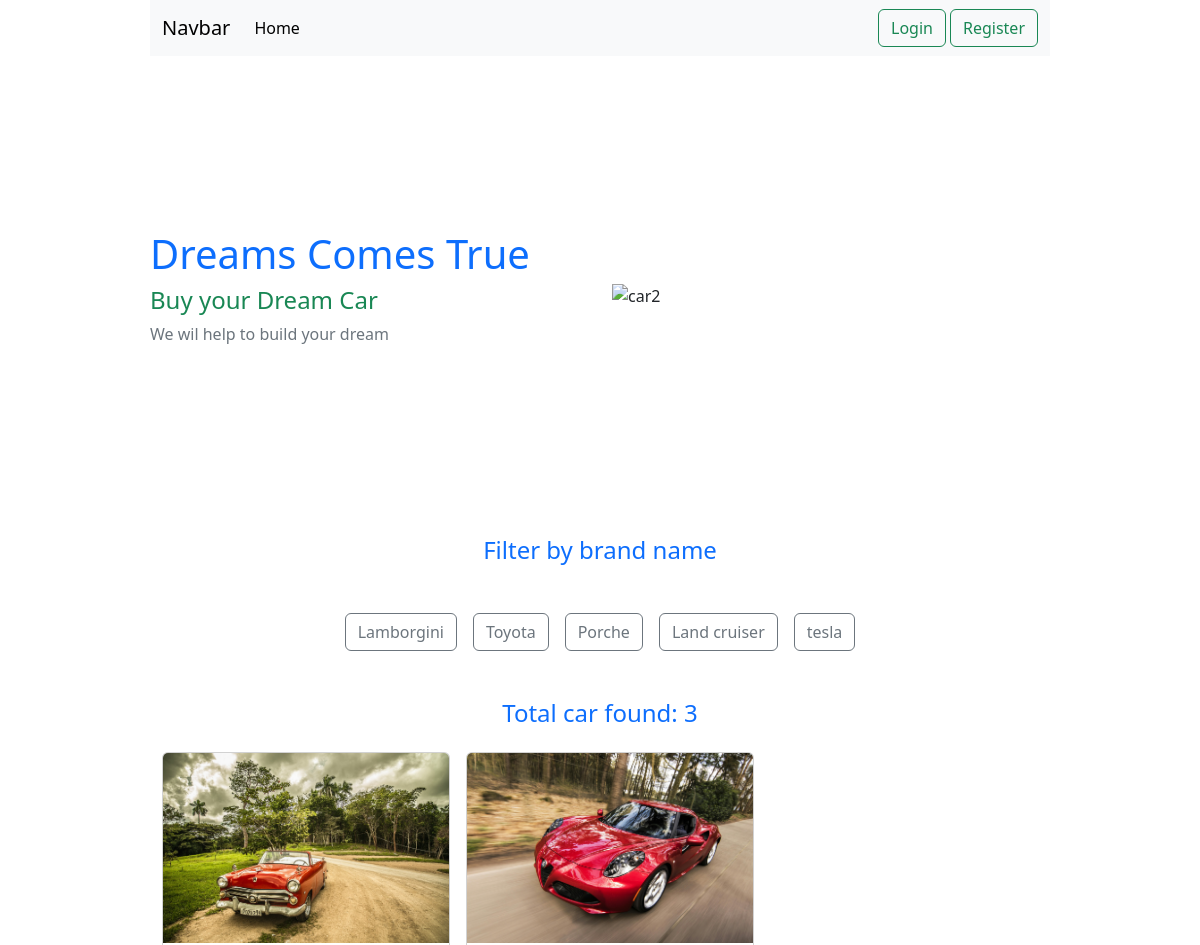
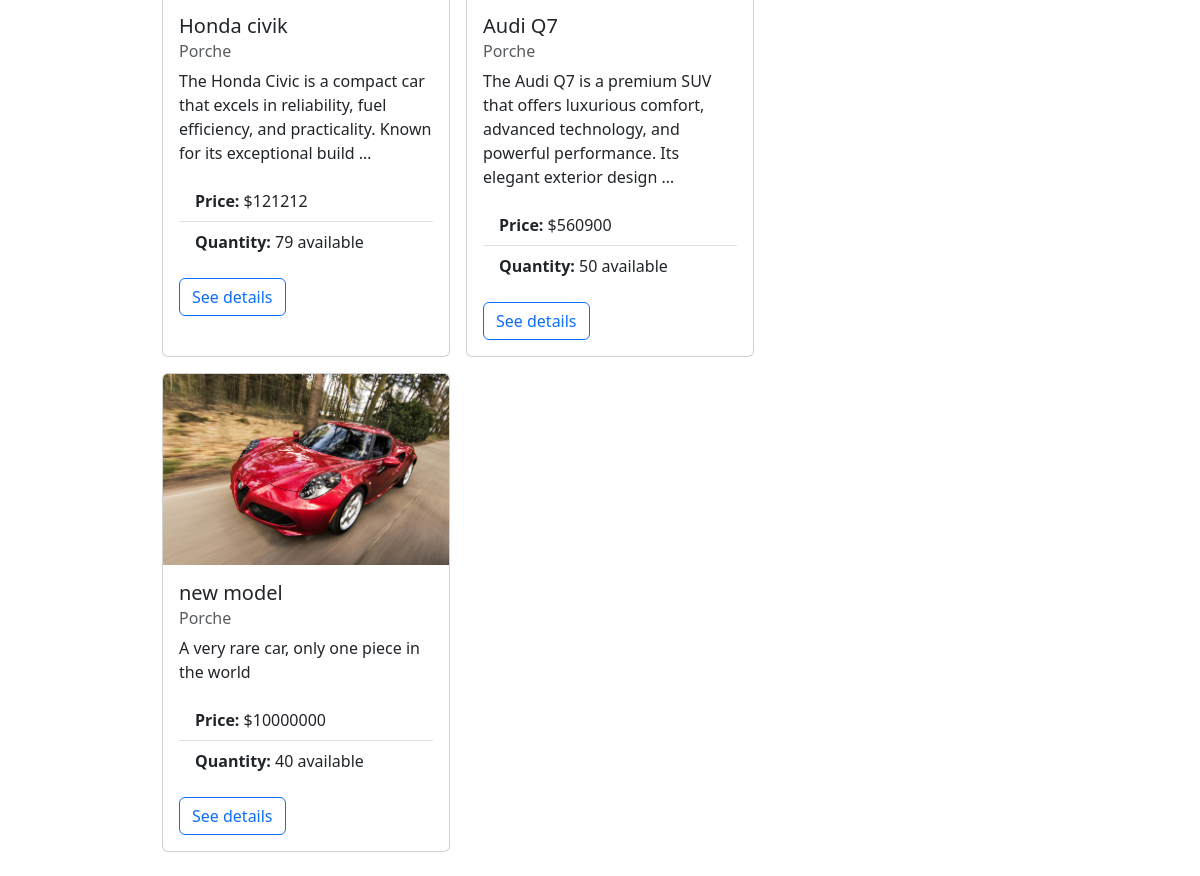
The app's page /Porche/ with its own data (2 pictures, top to bottom).
### brand/models.py (models this page shows, shortened)
class BrandModel(models.Model):
    name = models.CharField(max_length=50)

### car/models.py (models this page shows, shortened)
class CarModel(models.Model):
    name = models.CharField(max_length=50)
    image=models.ImageField( upload_to='car/media/cars/')
    description = models.TextField()
    quantity = models.PositiveSmallIntegerField()
    price = models.IntegerField()
    brand = models.ForeignKey(BrandModel, on_delete=models.CASCADE)

### Motor_Mall/views.py (the view)
# urls.py: 2. Add a URL to urlpatterns:  path('', views.home, name='home')
def home(request,brand_name = None):
    cars = CarModel.objects.all()
    brands = BrandModel.objects.all()
    if brand_name is not None:
        brands2 = BrandModel.objects.get(name= brand_name)
        cars = CarModel.objects.filter(brand = brands2)
    return render(request,'home.html',{'cars': cars, 'brands': brands})

### templates/home.html (shortened to what this page needs)
{% extends "base.html" %}
{% block content %}
<section>
    <div style='height: 60vh' class="row d-flex  align-items-center">
        <div class="col-6 justify-content-center">
            <h1 class='text-primary'>Dreams Comes True</h1>
            <h4 class='text-success'>Buy your Dream Car</h4>
            <p class='text-secondary'> We wil help to build your dream</p>
        </div>
        <div class="col-6">
            <img src="https://i.ibb.co/RD0xvHf/car2.jpg" alt="car2" class='d-none d-md-block'>
        </div>
      </div>
</section>
<section>
    <h4 class='text-center text-primary'>Filter by brand name</h4>
    <div class="filter-car d-flex gap-3 justify-content-center my-5">
        {% for brand in brands %}
        <a href="{% url "filter" brand.name %}" class='btn btn-outline-secondary'>{{brand.name}}</a>
        {% endfor %}
    </div>
</section>
<section>
    <h4 class='text-primary text-center text-bold'>Total car found: {{cars | length}}</h4>
    <div class="container my-4 d-flex flex-wrap gap-3">
    {% for car in cars %}
        <div class="card" style="width: 18rem;">
            <img src="{{car.image.url}}" class="card-img-top" alt="Car Image">
            <div class="card-body">
                <h5 class="card-title">{{car.name}}</h5>
                <h6 class="card-subtitle mb-2 text-muted">{{car.brand.name}}</h6>
                <p class="card-text">{{car.description | truncatewords:20}}</p>
                <ul class="list-group list-group-flush">
                    <li class="list-group-item"><strong>Price:</strong> ${{car.price}}</li>
                    <li class="list-group-item"><strong>Quantity:</strong> {{car.quantity}} available</li>
                </ul>
                <a href="{% url "cardetails" car.id %}" class="btn btn-outline-primary mt-3">See details</a>
            </div>
        </div>
    {% endfor %}
    </div>
</section>
{% endblock content %}

### records on screen
BrandModel: name "Lamborgini"
BrandModel: name "Toyota"
BrandModel: name "Porche"
BrandModel: name "Land cruiser"
BrandModel: name "tesla"
CarModel: image (picture), name "Honda civik", brand.name "Porche", description "The Honda Civic is a compact car that excels in reliability, fuel efficiency, and practicality. Known for its exceptional build …", price "121212", quantity "79"
CarModel: image (picture), name "Audi Q7", brand.name "Porche", description "The Audi Q7 is a premium SUV that offers luxurious comfort, advanced technology, and powerful performance. Its elegant exterior design …", price "560900", quantity "50"
CarModel: image (picture), name "new model", brand.name "Porche", description "A very rare car, only one piece in the world", price "10000000", quantity "40"

### other values on screen
{{ cars | length }} "3"
